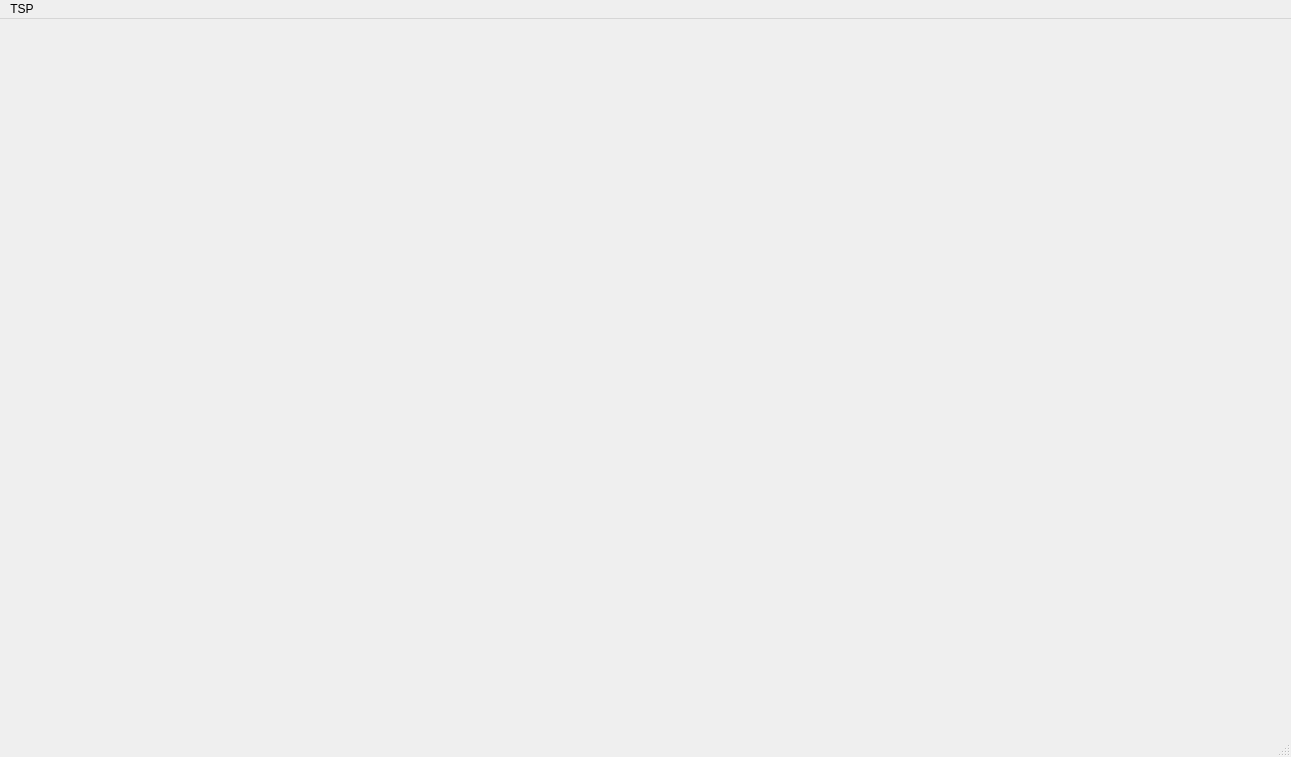
<?xml version="1.0" encoding="UTF-8"?>
<ui version="4.0">
 <class>AIAlogrithmClass</class>
 <widget class="QMainWindow" name="AIAlogrithmClass">
  <property name="windowModality">
   <enum>Qt::ApplicationModal</enum>
  </property>
  <property name="geometry">
   <rect>
    <x>0</x>
    <y>0</y>
    <width>1291</width>
    <height>757</height>
   </rect>
  </property>
  <property name="windowTitle">
   <string>AIAlogrithm</string>
  </property>
  <property name="windowIcon">
   <iconset>
    <normaloff>YTs.ico</normaloff>YTs.ico</iconset>
  </property>
  <widget class="QWidget" name="centralWidget"/>
  <widget class="QMenuBar" name="menuBar">
   <property name="geometry">
    <rect>
     <x>0</x>
     <y>0</y>
     <width>1291</width>
     <height>26</height>
    </rect>
   </property>
   <widget class="QMenu" name="menuTSP">
    <property name="title">
     <string>TSP</string>
    </property>
    <addaction name="separator"/>
    <addaction name="actionCity_Positions_Setting"/>
    <addaction name="actionAnt_Colony_Optimization"/>
   </widget>
   <addaction name="menuTSP"/>
  </widget>
  <widget class="QStatusBar" name="statusBar"/>
  <action name="actionAS">
   <property name="text">
    <string>AS</string>
   </property>
  </action>
  <action name="actionAnt_Colony_Optimization">
   <property name="enabled">
    <bool>false</bool>
   </property>
   <property name="text">
    <string>Ant Colony Optimization</string>
   </property>
  </action>
  <action name="actionCity_Positions_Setting">
   <property name="text">
    <string>City Positions Setting</string>
   </property>
  </action>
 </widget>
 <layoutdefault spacing="6" margin="11"/>
 <resources>
  <include location="aialogrithm.qrc"/>
 </resources>
 <connections/>
</ui>
